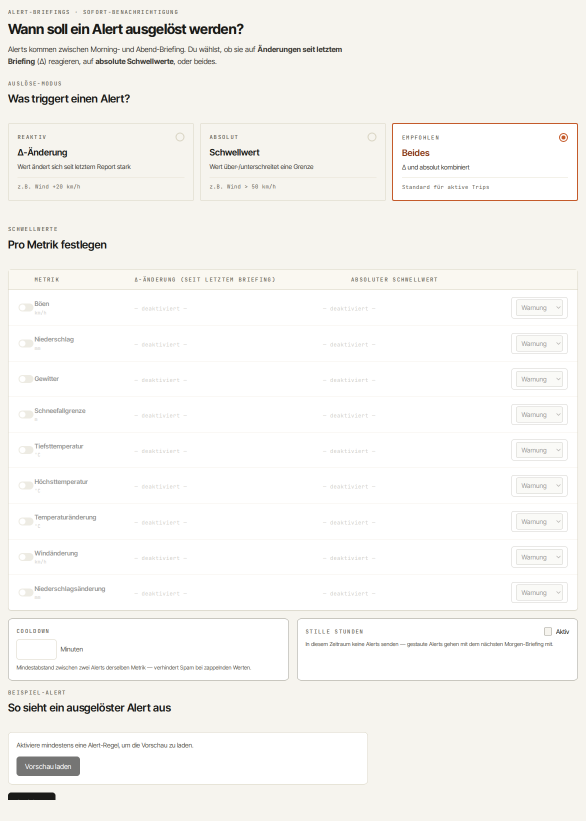
#> input picture docs/artifacts/issue-586-fidelity-gate/live-alert-config.png, 1172 x 1641 px (shown at 1/2 size)
$ python compute_gate.py
#> lines starting #> are read from the running program, lines starting #| are printed output that depends on the picture; after the words box and inside, x2 and y2 are one past the last pixel; in counts of white or black regions, pixels touching at a corner belong together
#!/usr/bin/env python3
"""Pixel-Diff Live vs. JSX-Referenz (#586) + Diff-Visualisierung.

Wegwerf-Skript. Berechnet den Diff (gleiche Logik wie design_fidelity_diff.py,
Pixel-Threshold 30) und schreibt eine Diff-PNG zur visuellen Inspektion. Die
finale `passed`/`threshold`-Entscheidung trifft der Mensch nach Inspektion des
Diff-Bildes (Memory: erst Diff-Bild ansehen, dann Schwelle).
"""
import sys
from pathlib import Path

import numpy as np
from PIL import Image

HERE = Path(__file__).resolve().parent
LIVE = HERE / "live-alert-config.png"
REF = HERE / "reference-alert-config.png"
DIFFVIS = HERE / "diff-vis.png"


def main() -> int:
    if not (LIVE.exists() and REF.exists()):
        print(f"Bilder fehlen: live={LIVE.exists()} ref={REF.exists()}", file=sys.stderr)
        return 2
    ist = Image.open(LIVE).convert("RGB")
#> ist is the input picture: PIL image 1172x1641 RGB; mean R, G, B 246.9, 245.7, 242.6
    soll = Image.open(REF).convert("RGB").resize(ist.size, Image.LANCZOS)
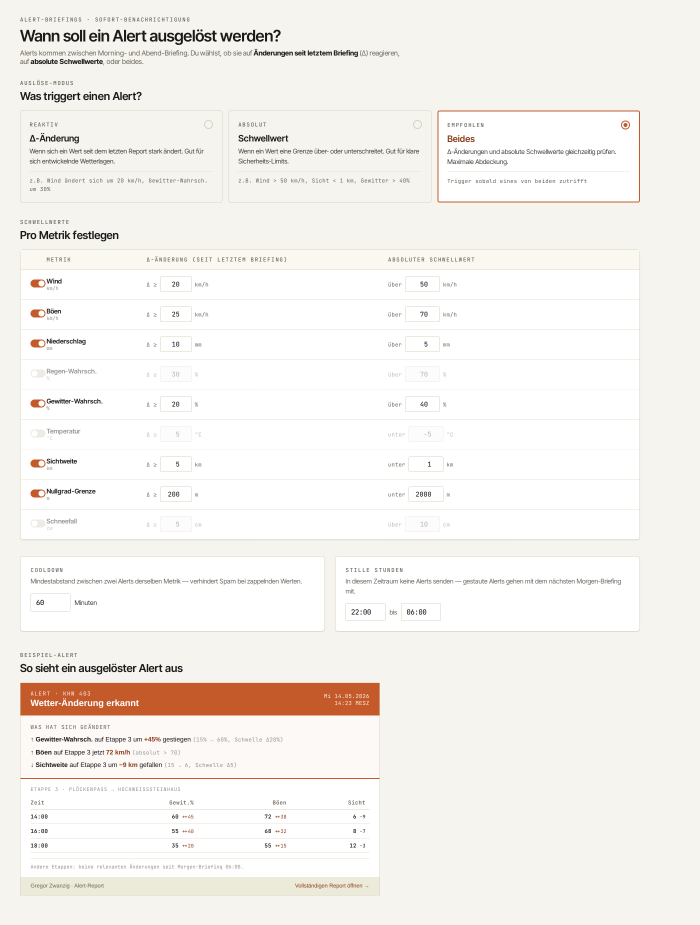
#> input picture docs/artifacts/issue-586-fidelity-gate/reference-alert-config.png, 2800 x 3700 px (shown at 1/4 size)
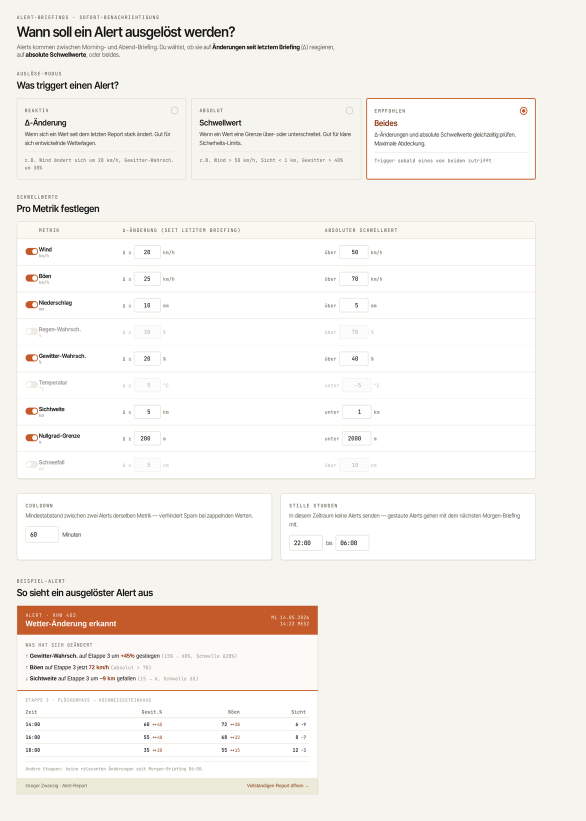
#> soll: PIL image 1172x1641 RGB (shown at 1/2 size); mean R, G, B 245.6, 242.3, 237.7
    a = np.array(ist, dtype=int)
    s = np.array(soll, dtype=int)
    changed = np.any(np.abs(a - s) > 30, axis=2)
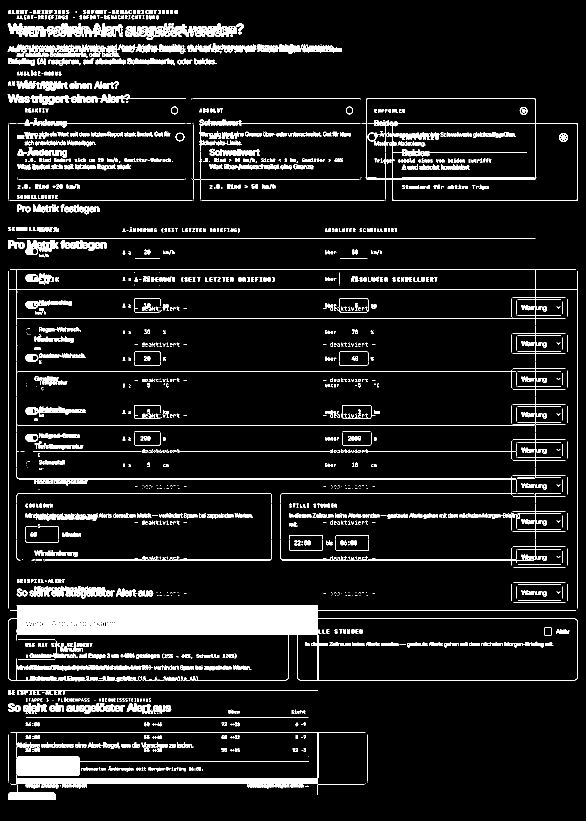
#> changed: shape (1641, 1172) bool (shown at 1/2 size); 9.5% white; 1549 white regions (659 under 20 px), largest, box (x1, y1, x2, y2) and area: (16, 1211, 1156, 1364) 40374, (22, 1464, 730, 1589) 15118, (723, 196, 1156, 402) 6908
    diff_pct = float(changed.sum()) / changed.size * 100
#> diff_pct = 9.49

    vis = np.zeros((*a.shape[:2], 3), dtype=np.uint8)
    vis[changed] = [255, 0, 0]
    vis[~changed] = (a[~changed] // 2).astype(np.uint8)
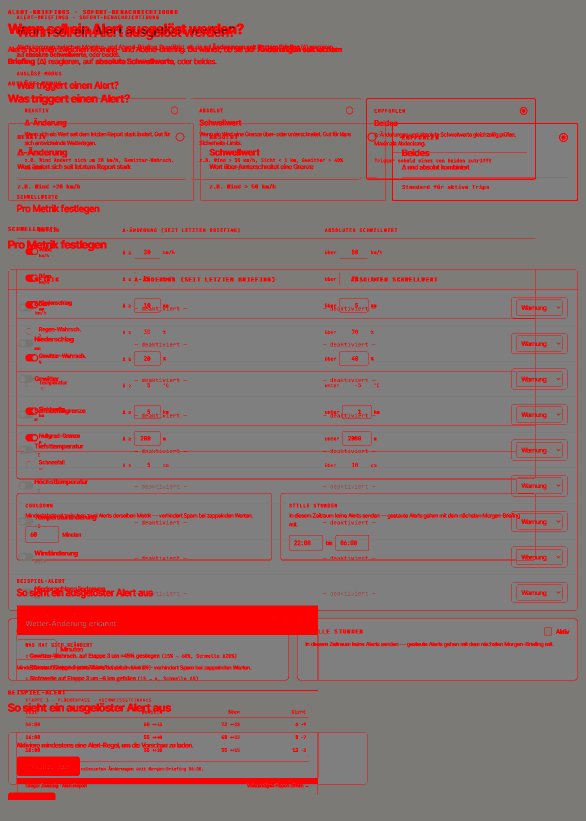
#> vis: shape (1641, 1172, 3) (shown at 1/2 size); mean R, G, B 137.3, 112.6, 111.2
    Image.fromarray(vis).save(DIFFVIS)

    print(f"diff_pct={diff_pct:.2f}%  (live={ist.size}, ref→resized)")
#| diff_pct=9.49%  (live=(1172, 1641), ref→resized)
    print(f"Diff-Visualisierung: {DIFFVIS}")
    return 0


if __name__ == "__main__":
    sys.exit(main())
#> (the program exits here)
